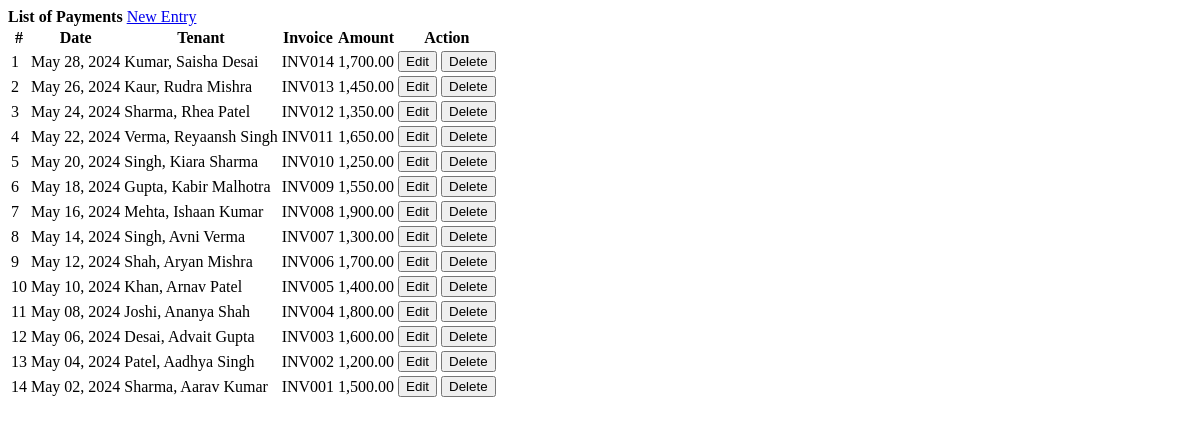
The page /rental/invoices.php on the database as committed earlier.
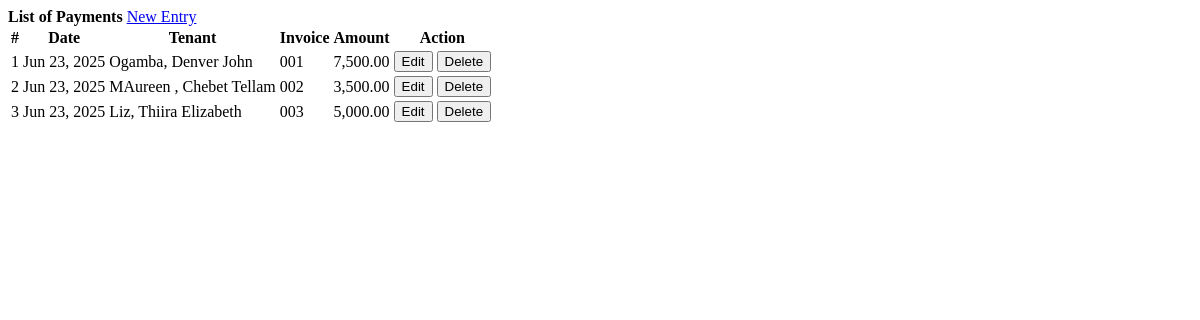
The same page on the database as committed later.
### tables this page shows
CREATE TABLE `payments` (
  `id` int(30) NOT NULL,
  `tenant_id` int(30) NOT NULL,
  `amount` float NOT NULL,
  `invoice` varchar(50) NOT NULL,
  `date_created` datetime NOT NULL DEFAULT current_timestamp()
);

### rental/invoices.php (the view, shortened to what this page needs)
<?php include('db_connect.php');?>
<div class="container-fluid">
	<div class="col-lg-12">
		<div class="row">
			<div class="col-md-12">
				<div class="card">
					<div class="card-header">
						<b>List of Payments</b>
						<span class="float:right"><a class="btn btn-primary btn-block btn-sm col-sm-2 float-right" href="javascript:void(0)" id="new_invoice">
					<i class="fa fa-plus"></i> New Entry
				</a></span>
					</div>
					<div class="card-body">
						<table class="table table-condensed table-bordered table-hover">
							<thead>
								<tr>
									<th class="text-center">#</th>
									<th class="">Date</th>
									<th class="">Tenant</th>
									<th class="">Invoice</th>
									<th class="">Amount</th>
									<th class="text-center">Action</th>
								</tr>
							</thead>
							<tbody>
								<?php
								$i = 1;
								$invoices = $conn->query("SELECT p.*,concat(t.lastname,', ',t.firstname,' ',t.middlename) as name FROM payments p inner join tenants t on t.id = p.tenant_id where t.status = 1 order by date(p.date_created) desc ");
								while($row=$invoices->fetch_assoc()):
								?>
								<tr>
									<td class="text-center"><?php echo $i++ ?></td>
									<td>
										<?php echo date('M d, Y',strtotime($row['date_created'])) ?>
									</td>
									<td class="">
										 <p><?php echo ucwords($row['name']) ?></p>
									</td>
									<td class="">
										 <p><?php echo ucwords($row['invoice']) ?></p>
									</td>
									<td class="text-right">
										 <p><?php echo number_format($row['amount'],2) ?></p>
									</td>
									<td class="text-center">
										<button class="btn btn-sm btn-primary edit_invoice" type="button" data-id="<?php echo $row['id'] ?>" >Edit</button>
										<button class="btn btn-sm btn-danger delete_invoice" type="button" data-id="<?php echo $row['id'] ?>">Delete</button>
									</td>
								</tr>
								<?php endwhile; ?>
							</tbody>
						</table>
					</div>
				</div>
			</div>
		</div>
	</div>
</div>

Rows that differ between the two databases and show on the page:
removed payments: date_created "May 28, 2024", name "Kumar, Saisha Desai", invoice "INV014", amount "1,700.00"
removed payments: date_created "May 26, 2024", name "Kaur, Rudra Mishra", invoice "INV013", amount "1,450.00"
removed payments: date_created "May 24, 2024", name "Sharma, Rhea Patel", invoice "INV012", amount "1,350.00"
removed payments: date_created "May 22, 2024", name "Verma, Reyaansh Singh", invoice "INV011", amount "1,650.00"
removed payments: date_created "May 20, 2024", name "Singh, Kiara Sharma", invoice "INV010", amount "1,250.00"
removed payments: date_created "May 18, 2024", name "Gupta, Kabir Malhotra", invoice "INV009", amount "1,550.00"
removed payments: date_created "May 16, 2024", name "Mehta, Ishaan Kumar", invoice "INV008", amount "1,900.00"
removed payments: date_created "May 14, 2024", name "Singh, Avni Verma", invoice "INV007", amount "1,300.00"
removed payments: date_created "May 12, 2024", name "Shah, Aryan Mishra", invoice "INV006", amount "1,700.00"
removed payments: date_created "May 10, 2024", name "Khan, Arnav Patel", invoice "INV005", amount "1,400.00"
removed payments: date_created "May 08, 2024", name "Joshi, Ananya Shah", invoice "INV004", amount "1,800.00"
removed payments: date_created "May 06, 2024", name "Desai, Advait Gupta", invoice "INV003", amount "1,600.00"
removed payments: date_created "May 04, 2024", name "Patel, Aadhya Singh", invoice "INV002", amount "1,200.00"
removed payments: date_created "May 02, 2024", name "Sharma, Aarav Kumar", invoice "INV001", amount "1,500.00"
added payments: date_created "Jun 23, 2025", name "Ogamba, Denver John", invoice "001", amount "7,500.00"
added payments: date_created "Jun 23, 2025", name "MAureen , Chebet Tellam", invoice "002", amount "3,500.00"
added payments: date_created "Jun 23, 2025", name "Liz, Thiira Elizabeth", invoice "003", amount "5,000.00"
